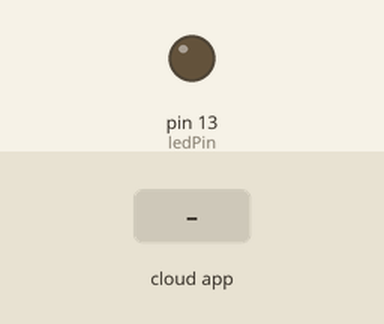
Bench run of a sketch on a simulated Arduino Uno, built with avr-gcc and run on an emulated ATmega328P. Parts: output pins drawn as LEDs (lit = HIGH). The test bench sets the inputs (shaded band). The ROS host is connected and sends only what is stated.

Above: at 1.8 s.
1.9 s: the phone or cloud app sets weed_sprayer_teleop to TEST
At 2.6 s:
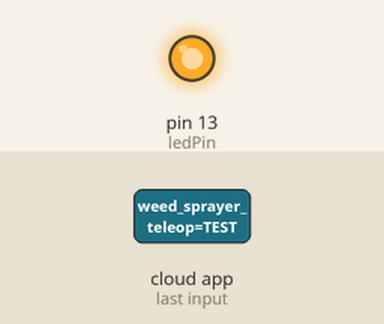
Timing chart, 0 to 4.9 s (numbered marks = the images above; inputs shaded):
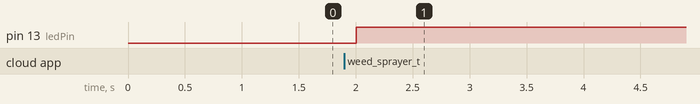

The sketch:

sprayer_arduino.ino
```cpp
// (licence header left out)
#include <ros.h>
// Include message header files
#include <std_msgs/String.h>

/* [sprayer_arduino] uses (weed_sprayer_teleop),
*  (weed_sprayer_trigger), and (crop_sprayer_trigger) to move and
*  activate the sprayers. * may add liquid level tracking *
*/

// This node is a TEMPLATE

// Create any pin objects
const int ledPin = 13;

// Create the node handle which allows creation
// of publishers and subscribers and does serial
// communication
ros::NodeHandle  nh;


// Create call back functions for subscriber(s)
void weed_teleop_callback(const std_msgs::String& weed_teleop_msg){
  if(weed_teleop_msg.data == "TEST"){
    digitalWrite(ledPin, HIGH);
  }else{
    digitalWrite(ledPin, HIGH);
  }
}

// Create call back functions for subscriber(s)
void weed_trigger_callback(const std_msgs::String& weed_trigger_msg){
  if(weed_trigger_msg.data == "TEST"){
    digitalWrite(ledPin, HIGH);
  }else{
    digitalWrite(ledPin, HIGH);
  }
}

// Create call back functions for subscriber(s)
void crop_trigger_callback(const std_msgs::String& crop_trigger_msg){
  if(crop_trigger_msg.data == "TEST"){
    digitalWrite(ledPin, HIGH);
  }else{
    digitalWrite(ledPin, HIGH);
  }
}

// Create subsciber(s)
ros::Subscriber<std_msgs::String> sub_weed_teleop("weed_sprayer_teleop", &weed_teleop_callback);
ros::Subscriber<std_msgs::String> sub_weed_trigger("weed_sprayer_trigger", &weed_trigger_callback);
ros::Subscriber<std_msgs::String> sub_crop_trigger("crop_sprayer_trigger", &crop_trigger_callback);

void setup(){
  // Set mode of pins
  pinMode(ledPin, OUTPUT);

  // Initialize the arduino node
  nh.initNode();

  // Subscribe to topic(s)
  nh.subscribe(sub_weed_teleop);
  nh.subscribe(sub_weed_trigger);
  nh.subscribe(sub_crop_trigger);
}

void loop(){
  nh.spinOnce();
  delay(1000); // 1HZish
}
```

Measured:
- after the input at 1.9 s, pin 13 (ledPin): LOW → HIGH after 0.10 s
